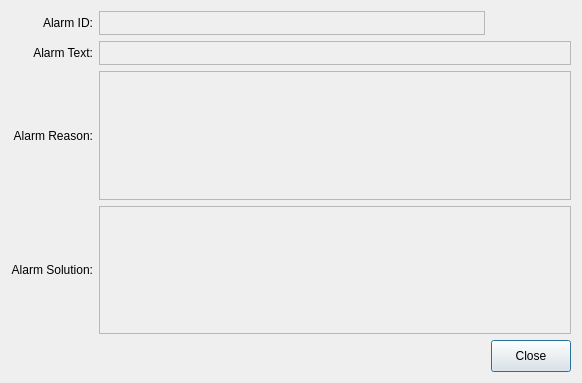
<?xml version="1.0" encoding="UTF-8"?>
<ui version="4.0">
 <class>ICAlarmDetailsDialog</class>
 <widget class="QDialog" name="ICAlarmDetailsDialog">
  <property name="geometry">
   <rect>
    <x>0</x>
    <y>0</y>
    <width>582</width>
    <height>383</height>
   </rect>
  </property>
  <property name="windowTitle">
   <string>Alarm Details</string>
  </property>
  <layout class="QGridLayout" name="gridLayout">
   <item row="0" column="0">
    <widget class="QLabel" name="label">
     <property name="text">
      <string>Alarm ID:</string>
     </property>
     <property name="alignment">
      <set>Qt::AlignRight|Qt::AlignTrailing|Qt::AlignVCenter</set>
     </property>
    </widget>
   </item>
   <item row="0" column="1">
    <widget class="QLabel" name="alarmID">
     <property name="sizePolicy">
      <sizepolicy hsizetype="Expanding" vsizetype="Preferred">
       <horstretch>0</horstretch>
       <verstretch>0</verstretch>
      </sizepolicy>
     </property>
     <property name="maximumSize">
      <size>
       <width>16777215</width>
       <height>24</height>
      </size>
     </property>
     <property name="frameShape">
      <enum>QFrame::StyledPanel</enum>
     </property>
     <property name="text">
      <string/>
     </property>
    </widget>
   </item>
   <item row="1" column="0">
    <widget class="QLabel" name="label_2">
     <property name="text">
      <string>Alarm Text:</string>
     </property>
     <property name="alignment">
      <set>Qt::AlignRight|Qt::AlignTrailing|Qt::AlignVCenter</set>
     </property>
    </widget>
   </item>
   <item row="1" column="1" colspan="2">
    <widget class="QLabel" name="alarmText">
     <property name="sizePolicy">
      <sizepolicy hsizetype="Expanding" vsizetype="Preferred">
       <horstretch>0</horstretch>
       <verstretch>0</verstretch>
      </sizepolicy>
     </property>
     <property name="maximumSize">
      <size>
       <width>16777215</width>
       <height>24</height>
      </size>
     </property>
     <property name="frameShape">
      <enum>QFrame::StyledPanel</enum>
     </property>
     <property name="text">
      <string/>
     </property>
    </widget>
   </item>
   <item row="2" column="0">
    <widget class="QLabel" name="label_3">
     <property name="text">
      <string>Alarm Reason:</string>
     </property>
     <property name="alignment">
      <set>Qt::AlignRight|Qt::AlignTrailing|Qt::AlignVCenter</set>
     </property>
    </widget>
   </item>
   <item row="2" column="1" colspan="2">
    <widget class="QLabel" name="alarmReason">
     <property name="sizePolicy">
      <sizepolicy hsizetype="Expanding" vsizetype="Preferred">
       <horstretch>0</horstretch>
       <verstretch>0</verstretch>
      </sizepolicy>
     </property>
     <property name="frameShape">
      <enum>QFrame::StyledPanel</enum>
     </property>
     <property name="text">
      <string/>
     </property>
    </widget>
   </item>
   <item row="3" column="0">
    <widget class="QLabel" name="label_4">
     <property name="text">
      <string>Alarm Solution:</string>
     </property>
     <property name="alignment">
      <set>Qt::AlignRight|Qt::AlignTrailing|Qt::AlignVCenter</set>
     </property>
    </widget>
   </item>
   <item row="3" column="1" colspan="2">
    <widget class="QLabel" name="alarmSolution">
     <property name="sizePolicy">
      <sizepolicy hsizetype="Expanding" vsizetype="Preferred">
       <horstretch>0</horstretch>
       <verstretch>0</verstretch>
      </sizepolicy>
     </property>
     <property name="frameShape">
      <enum>QFrame::StyledPanel</enum>
     </property>
     <property name="text">
      <string/>
     </property>
    </widget>
   </item>
   <item row="4" column="2">
    <widget class="QPushButton" name="closeButton">
     <property name="minimumSize">
      <size>
       <width>0</width>
       <height>32</height>
      </size>
     </property>
     <property name="text">
      <string>Close</string>
     </property>
    </widget>
   </item>
  </layout>
 </widget>
 <resources/>
 <connections/>
</ui>
